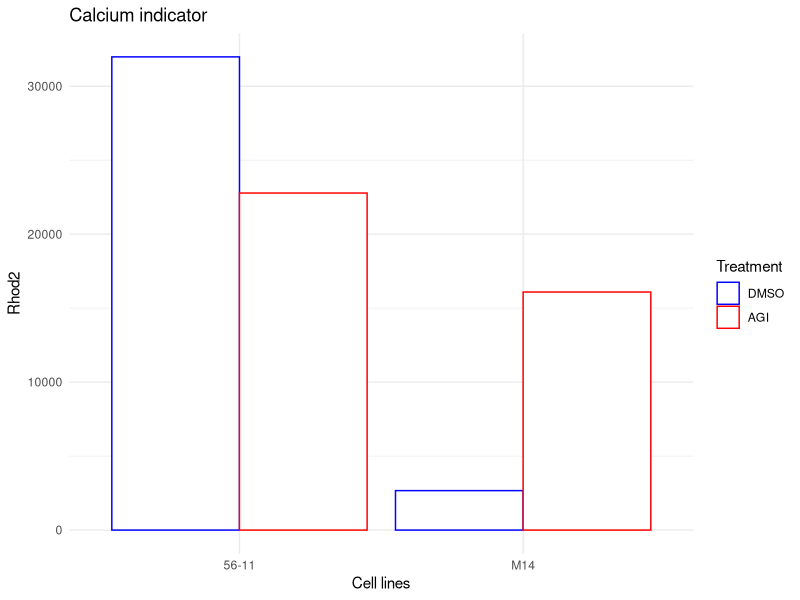
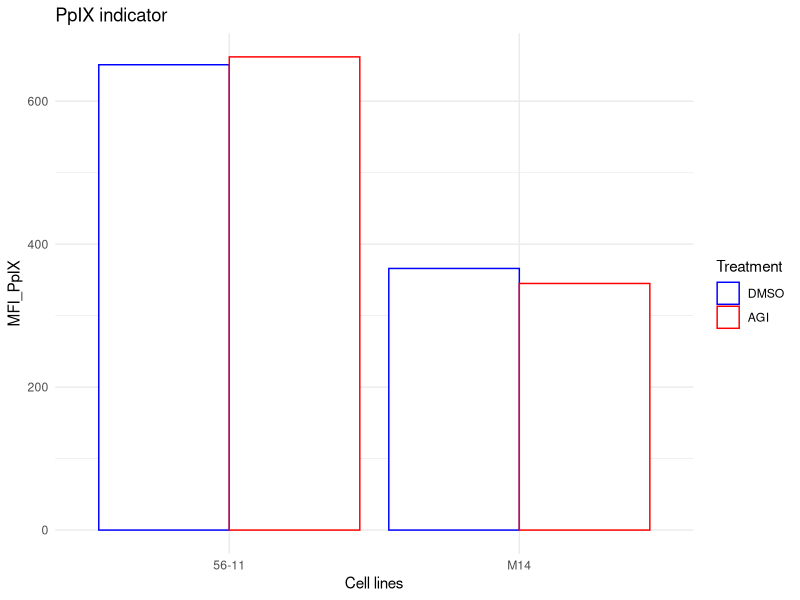
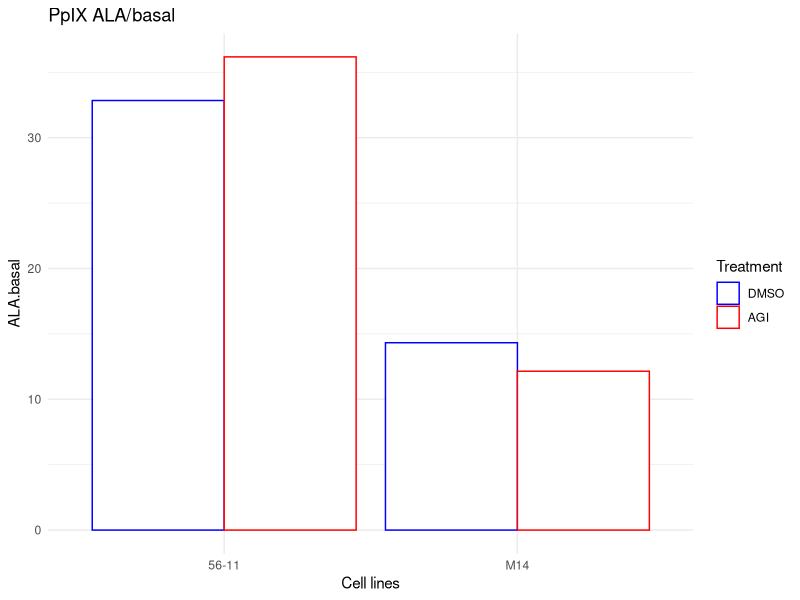
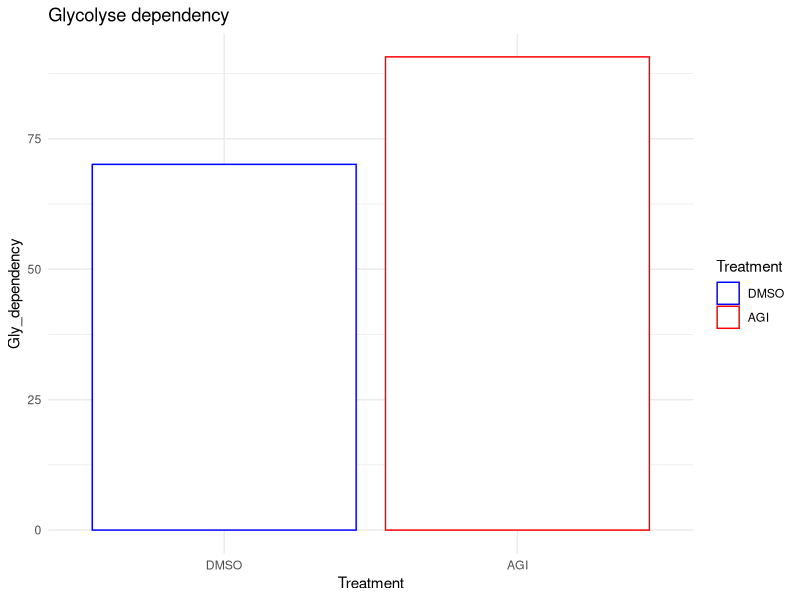
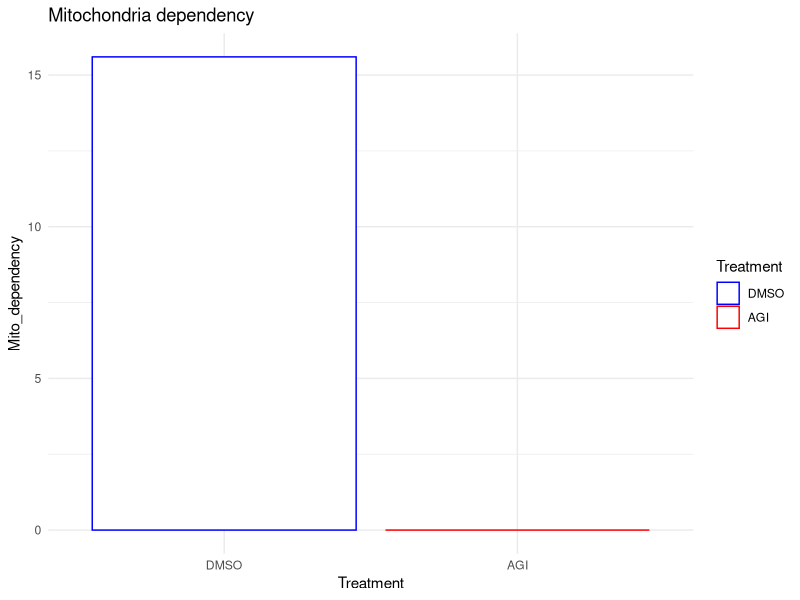
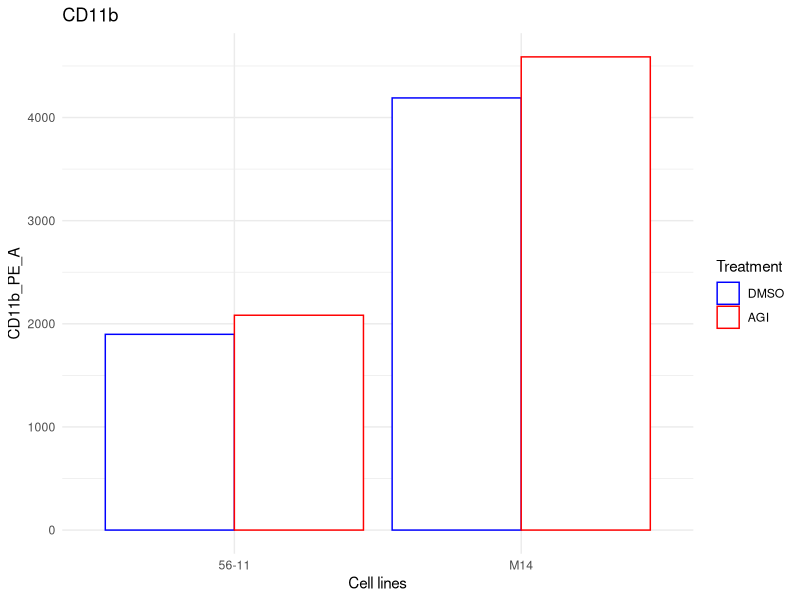
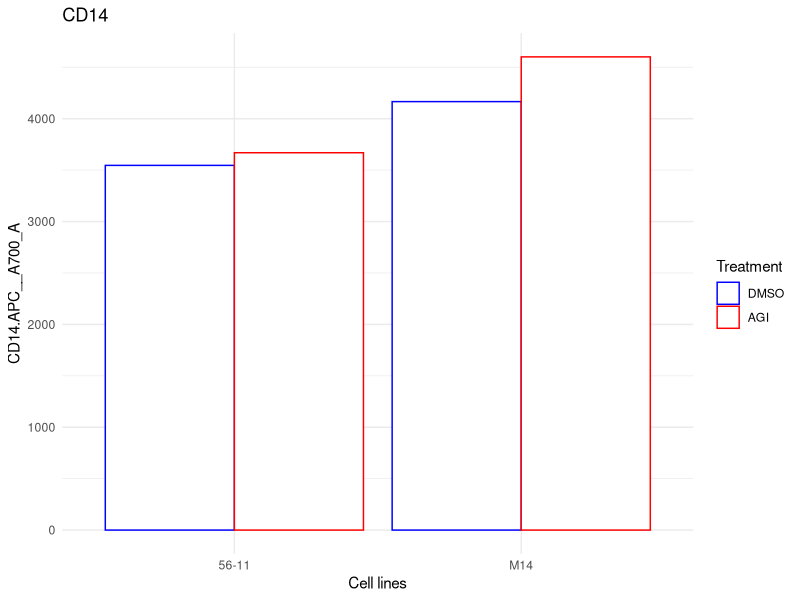
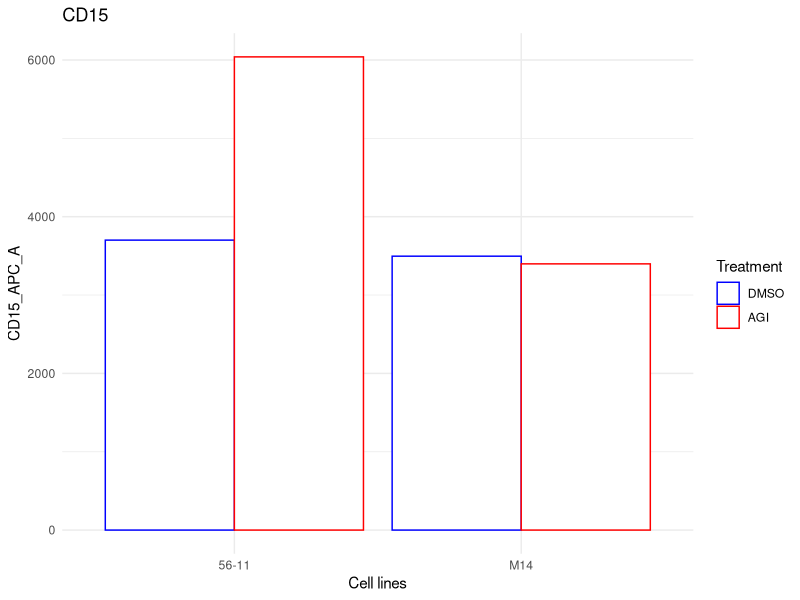

These figures' R source, in order:
## ---- chunk 1
library(ggplot2)
library(dplyr)

Diff_facs_analysis <- read.csv("Data/Replicat 1/Diff_AGI.csv")
Rhod2_facs_analysis <- read.csv("Data/Replicat 1/Rhod2_AGI.csv")
PpIX_facs_analysis <- read.csv("Data/Replicat 1/PpIX_AGI_ALA_Basal.csv")
Scenith_analysis <- read.csv("Data/Replicat 1/Scenith.csv")
## ---- chunk 2
ggplot(data=Rhod2_facs_analysis, aes(x = Cell.line, y = Rhod2, color = factor(Treatment, levels = c("DMSO", "AGI")))) +
  scale_color_manual(values=c("#0000FF", "#FF0000"), limits=c("DMSO", "AGI")) +
  geom_bar(stat = "identity", fill = "white", position = position_dodge()) + 
  labs(color = "Treatment", title = "Calcium indicator", x = "Cell lines")+
  theme_minimal()
## ---- chunk 3
ggplot(data=PpIX_facs_analysis, aes(x = Cell.line, y = MFI_PpIX, color = factor(Treatment, levels = c("DMSO", "AGI")))) + 
  scale_color_manual(values=c("#0000FF", "#FF0000"), limits=c("DMSO", "AGI")) +
  geom_bar(stat = "identity", fill = "white", position = position_dodge()) + 
  labs(color = "Treatment", title = "PpIX indicator", x = "Cell lines")+
  theme_minimal()
## ---- chunk 4
ggplot(data=PpIX_facs_analysis, aes(x = Cell.line, y = ALA.basal, color = factor(Treatment, levels = c("DMSO", "AGI")))) + 
  scale_color_manual(values=c("#0000FF", "#FF0000"), limits=c("DMSO", "AGI")) +
  geom_bar(stat = "identity", fill = "white", position = position_dodge()) + 
  labs(color = "Treatment", title = "PpIX ALA/basal", x = "Cell lines")+
  theme_minimal()
## ---- chunk 5
ggplot(data=Scenith_analysis, aes(x=factor(Treatment, levels = c("DMSO", "AGI")), y=Gly_dependency, color=factor(Treatment, levels = c("DMSO", "AGI"))))+
  scale_color_manual(values=c("#0000FF", "#FF0000"), limits=c("DMSO", "AGI")) +
  geom_bar(stat = "identity", fill = "white", position = position_dodge()) + 
  labs(color = "Treatment", title = "Glycolyse dependency", x = "Treatment")+
  theme_minimal()
## ---- chunk 6
ggplot(data=Scenith_analysis, aes(x=factor(Treatment, levels = c("DMSO", "AGI")), y=Mito_dependency, color=factor(Treatment, levels = c("DMSO", "AGI"))))+
  scale_color_manual(values=c("#0000FF", "#FF0000"), limits=c("DMSO", "AGI")) +
  geom_bar(stat = "identity", fill = "white", position = position_dodge()) + 
  labs(color = "Treatment", title = "Mitochondria dependency", x = "Treatment")+
  theme_minimal()
## ---- chunk 7
ggplot(data=Diff_facs_analysis[c(1:4),], aes(x=Cell.line, y=CD11b_PE_A, color=factor(Treatment, levels = c("DMSO", "AGI"))))+
  scale_color_manual(values=c("#0000FF", "#FF0000"), limits=c("DMSO", "AGI")) +
  geom_bar(stat = "identity", fill = "white", position = position_dodge()) + 
  labs(color = "Treatment", title = "CD11b", x = "Cell lines")+
  theme_minimal()
## ---- chunk 8
ggplot(data=Diff_facs_analysis[c(1:4),], aes(x=Cell.line, y=CD14.APC__A700_A, color=factor(Treatment, levels = c("DMSO", "AGI"))))+
  scale_color_manual(values=c("#0000FF", "#FF0000"), limits=c("DMSO", "AGI")) +
  geom_bar(stat = "identity", fill = "white", position = position_dodge()) + 
  labs(color = "Treatment", title = "CD14", x = "Cell lines")+
  theme_minimal()
## ---- chunk 9
ggplot(data=Diff_facs_analysis[c(1:4),], aes(x=Cell.line, y=CD15_APC_A, color=factor(Treatment, levels = c("DMSO", "AGI"))))+
  scale_color_manual(values=c("#0000FF", "#FF0000"), limits=c("DMSO", "AGI")) +
  geom_bar(stat = "identity", fill = "white", position = position_dodge()) + 
  labs(color = "Treatment", title = "CD15", x = "Cell lines")+
  theme_minimal()
## ---- chunk 10
Replicat2 <- read.csv("Data/Replicat 2/2021 12 14 - Rhod2 - M14R132, 56-11 AGI J+7.csv", nrows = 10, check.names = F, row.names = 1)[,-6]
## ---- chunk 11
Rhod2_df <- data.frame("Rhod2" = Replicat2$`Median Rhod2`[c(1:4)],
                       "Cell.line" = c(rep("56-11",2), rep("M14",2)),
                       "Treatment" = rep(c("AGI", "DMSO"), 2)
) %>% t() %>% data.frame() %>% rev() %>% t() %>% data.frame() 

Rhod2_df

Rhod2_df_final <- data.frame("Rhod2" = (as.numeric(Rhod2_df$Rhod2) + Rhod2_facs_analysis$Rhod2)/2,
                             "Cell.line" = c("M14", "M14", "56-11", "56-11"),
                              "Treatment" = rep(c("DMSO", "AGI"), 2)
)

Rhod2_all_data <- data.frame("Rhod2" = as.numeric(c(Replicat2$`Median Rhod2`[c(1:4)], Rhod2_facs_analysis$Rhod2)),
                             "Cell.line" = c(rep("56-11",2), rep("M14",4), rep("56-11",2)),
                              "Treatment" = c(rep(c("AGI", "DMSO"), 2), rep(c("DMSO", "AGI"), 2))
)

ggplot(data=Rhod2_df_final, aes(x = Cell.line, y = Rhod2, color = factor(Treatment, levels = c("DMSO", "AGI")))) +
  geom_bar(stat = "identity", fill = "white", position = position_dodge()) + 
  geom_jitter(data = Rhod2_all_data, 
              inherit.aes = F, 
              mapping = aes(x = Cell.line, 
                            y = Rhod2, 
                            color = factor(Treatment, levels = c("DMSO", "AGI"))),
              width = 0.25) + 
  scale_color_manual(values=c("#0000FF", "#FF0000"), limits=c("DMSO", "AGI")) +
  labs(color = "Treatment", title = "Calcium indicator", x = "Cell lines")+
  theme_minimal()

## ---- chunk 12
CD38_df <- data.frame("CD38" = Replicat2[c(1:4),"Median CD38"],
                      "Cell.line" = c(rep("56-11", 2), rep("M14", 2)),
                      "Treatment" = rep(c("AGI", "DMSO"), 2)
                      )

ggplot(data=CD38_df[c(1:4),], aes(x=Cell.line, y=CD38, color=factor(Treatment, levels = c("DMSO", "AGI"))))+
  scale_color_manual(values=c("#0000FF", "#FF0000"), limits=c("DMSO", "AGI")) +
  geom_bar(stat = "identity", fill = "white", position = position_dodge()) + 
  labs(color = "Treatment", title = "CD38", x = "Cell lines")+
  theme_minimal()
## ---- chunk 13
CD15_df <- data.frame("CD15" = Replicat2[c(1:4),"Median CD15"],
                      "Cell.line" = c(rep("56-11", 2), rep("M14", 2)),
                      "Treatment" = rep(c("AGI", "DMSO"), 2)
                      )

ggplot(data=CD15_df[c(1:4),], aes(x=Cell.line, y=CD15, color=factor(Treatment, levels = c("DMSO", "AGI"))))+
  scale_color_manual(values=c("#0000FF", "#FF0000"), limits=c("DMSO", "AGI")) +
  geom_bar(stat = "identity", fill = "white", position = position_dodge()) + 
  labs(color = "Treatment", title = "CD15", x = "Cell lines")+
  theme_minimal()
## ---- chunk 14
Scenith_MOLM14 <- data.frame("Cell.line" = c(rep("M14", 2), rep("56-11",2)),
                             "Mitochondrial_dependancy" = c(62.9, 16.0, 46.7, 40.8),
                             "Mitochondrial_signal" = c(199824.95, 251765.25, 557897, 450958.25),
                             "Treatment" = rep(c("DMSO", "AGI"), 2)
)
## ---- chunk 15
ggplot(data=Scenith_MOLM14, aes(x=Cell.line, y=Mitochondrial_dependancy, color=factor(Treatment, levels = c("DMSO", "AGI"))))+
  scale_color_manual(values=c("#0000FF", "#FF0000"), limits=c("DMSO", "AGI")) +
  geom_bar(stat = "identity", fill = "white", position = position_dodge()) + 
  labs(color = "Treatment", title = "Mitochondrial dependancy", x = "Cell lines")+
  theme_minimal()
